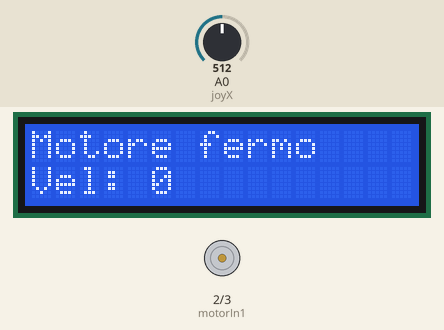
Recording of a sketch running on a simulated Arduino Uno, built with avr-gcc and run on an emulated ATmega328P. Parts: 16×2 character LCD, motor-driver pin pairs drawn as motors (green arrow = first pin HIGH = forward, orange = second pin HIGH = backward, longer = more drive, scaled by the enable pin). The test bench sets the inputs (shaded band); at power-on: A0 (joyX) = 512.

Above: at 1.2 s.
1.3 s: A0 (joyX) set to 596
2.8 s: A0 (joyX) set to 628
At 3.1 s:
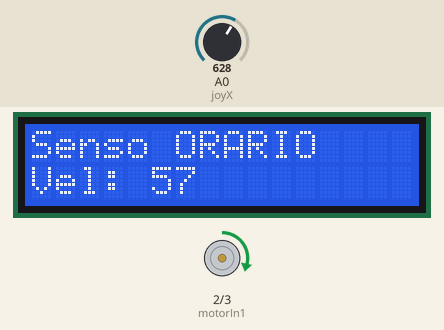
4.3 s: A0 (joyX) set to 306
At 5.5 s:
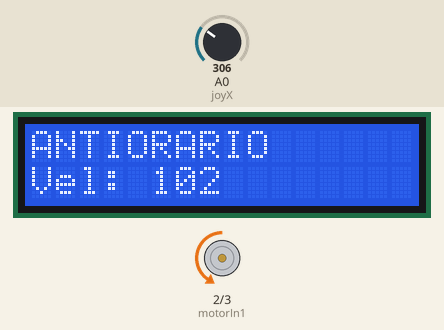
5.8 s: A0 (joyX) set to 122
At 6.5 s:
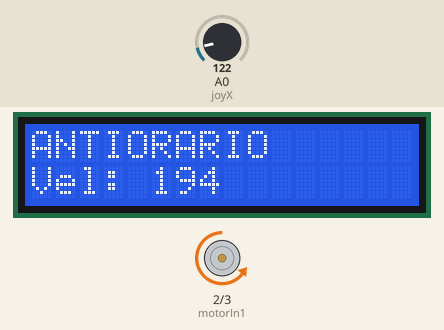
7.3 s: A0 (joyX) set to 400
At 8.5 s:
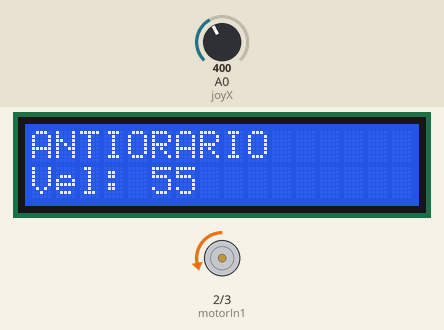
8.8 s: A0 (joyX) set to 422
At 9.8 s:
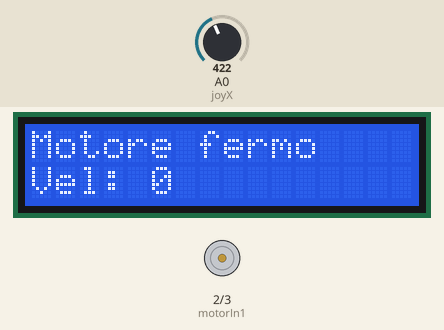
Timing chart, 0 to 11.3 s (numbered marks = the images above; inputs shaded):
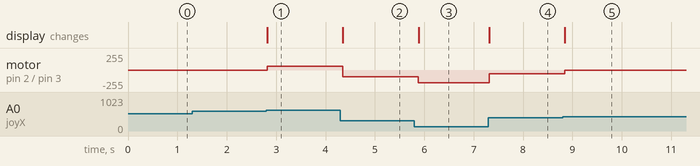

The sketch:

motore_joystick.ino
```cpp
/*
  Progetto: Motore controllato da Joystick con display LCD
  Kit: Elegoo Super Starter Kit UNO R3

  Funzionamento:
  - Il joystick (asse X) controlla la direzione del motore
  - Spingere a destra  -> motore gira in senso ORARIO
  - Spingere a sinistra -> motore gira in senso ANTIORARIO
  - Al centro           -> motore fermo
  - La velocità aumenta più il joystick viene spinto ai lati
  - Il display LCD 1602 mostra lo stato attuale e la velocità
*/

#include <LiquidCrystal.h>

// LCD: RS, E, D4, D5, D6, D7
LiquidCrystal lcd(12, 11, 10, 9, 8, 7);

// Pin driver motore L293D (ora sui pin 2-5)
const int motorEnable = 5;  // PWM - controllo velocità
const int motorIn1 = 2;
const int motorIn2 = 3;

// Pin joystick
const int joyX = A0;

const int centro = 512;   // valore centrale del joystick (0-1023)
const int soglia = 100;   // zona morta per evitare falsi movimenti

String statoPrecedente = "";

void setup() {
  lcd.begin(16, 2);

  pinMode(motorEnable, OUTPUT);
  pinMode(motorIn1, OUTPUT);
  pinMode(motorIn2, OUTPUT);

  lcd.setCursor(0, 0);
  lcd.print("Motore fermo");
}

void loop() {
  int valX = analogRead(joyX);

  // Calcola la velocità in base a quanto è spinto il joystick
  int velocita = map(abs(valX - centro), 0, 512, 0, 255);
  velocita = constrain(velocita, 0, 255);

  if (valX > centro + soglia) {
    // Senso ORARIO
    digitalWrite(motorIn1, HIGH);
    digitalWrite(motorIn2, LOW);
    analogWrite(motorEnable, velocita);
    aggiornaDisplay("Senso ORARIO", velocita);
  }
  else if (valX < centro - soglia) {
    // Senso ANTIORARIO
    digitalWrite(motorIn1, LOW);
    digitalWrite(motorIn2, HIGH);
    analogWrite(motorEnable, velocita);
    aggiornaDisplay("ANTIORARIO", velocita);
  }
  else {
    // Fermo
    digitalWrite(motorIn1, LOW);
    digitalWrite(motorIn2, LOW);
    analogWrite(motorEnable, 0);
    aggiornaDisplay("Motore fermo", 0);
  }

  delay(100);
}

void aggiornaDisplay(String stato, int vel) {
  // Aggiorna la prima riga solo se lo stato è cambiato (evita sfarfallio)
  if (stato != statoPrecedente) {
    lcd.clear();
    lcd.setCursor(0, 0);
    lcd.print(stato);
    statoPrecedente = stato;
  }

  lcd.setCursor(0, 1);
  lcd.print("Vel: ");
  lcd.print(vel);
  lcd.print("    "); // pulisce residui di caratteri precedenti
}
```

Measured:
- the behaviour switches between 612 and 613 on A0 (joyX) (found by bisection; images 0 and 1)
- the behaviour switches between 411 and 412 on A0 (joyX) (found by bisection; images 4 and 5)
- after the input at 1.3 s, every drawn part: stays the same
- after the input at 2.8 s, motor on pin 2 (motorIn1) / pin 3 (motorIn2): stopped → forward 57/255 at once; the display: changes at once (image 1)
- after the input at 4.3 s, motor on pin 2 (motorIn1) / pin 3 (motorIn2): forward 57/255 → backward 102/255 after 0.05 s; the display: changes after 0.05 s (image 2)
- after the input at 5.8 s, motor on pin 2 (motorIn1) / pin 3 (motorIn2): backward 102/255 → backward 194/255 after 0.08 s; the display: changes after 0.08 s (image 3)
- after the input at 7.3 s, motor on pin 2 (motorIn1) / pin 3 (motorIn2): backward 194/255 → backward 55/255 at once; the display: changes at once (image 4)
- after the input at 8.8 s, motor on pin 2 (motorIn1) / pin 3 (motorIn2): backward 55/255 → stopped at once; the display: changes after 0.05 s (image 5)
